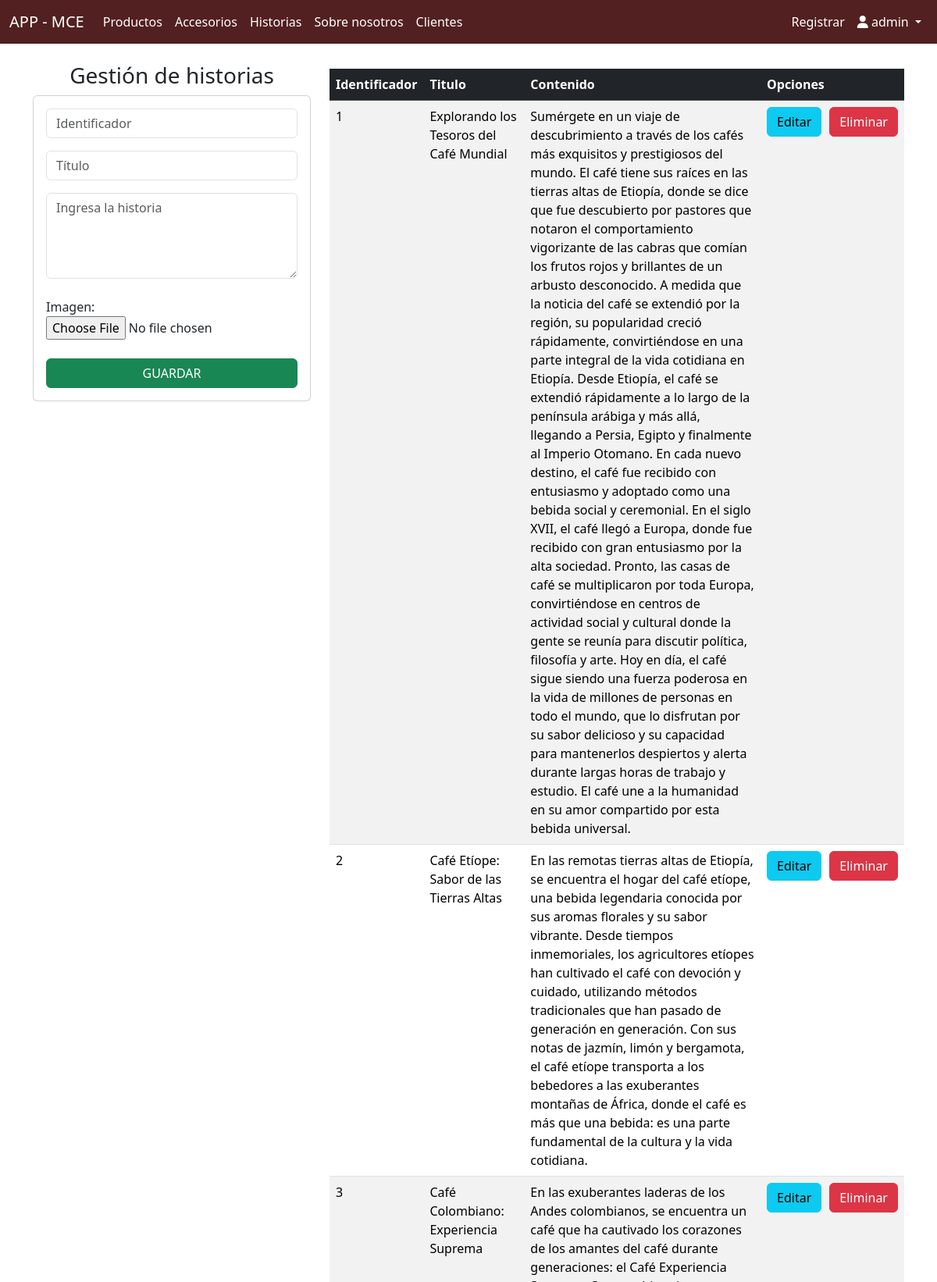
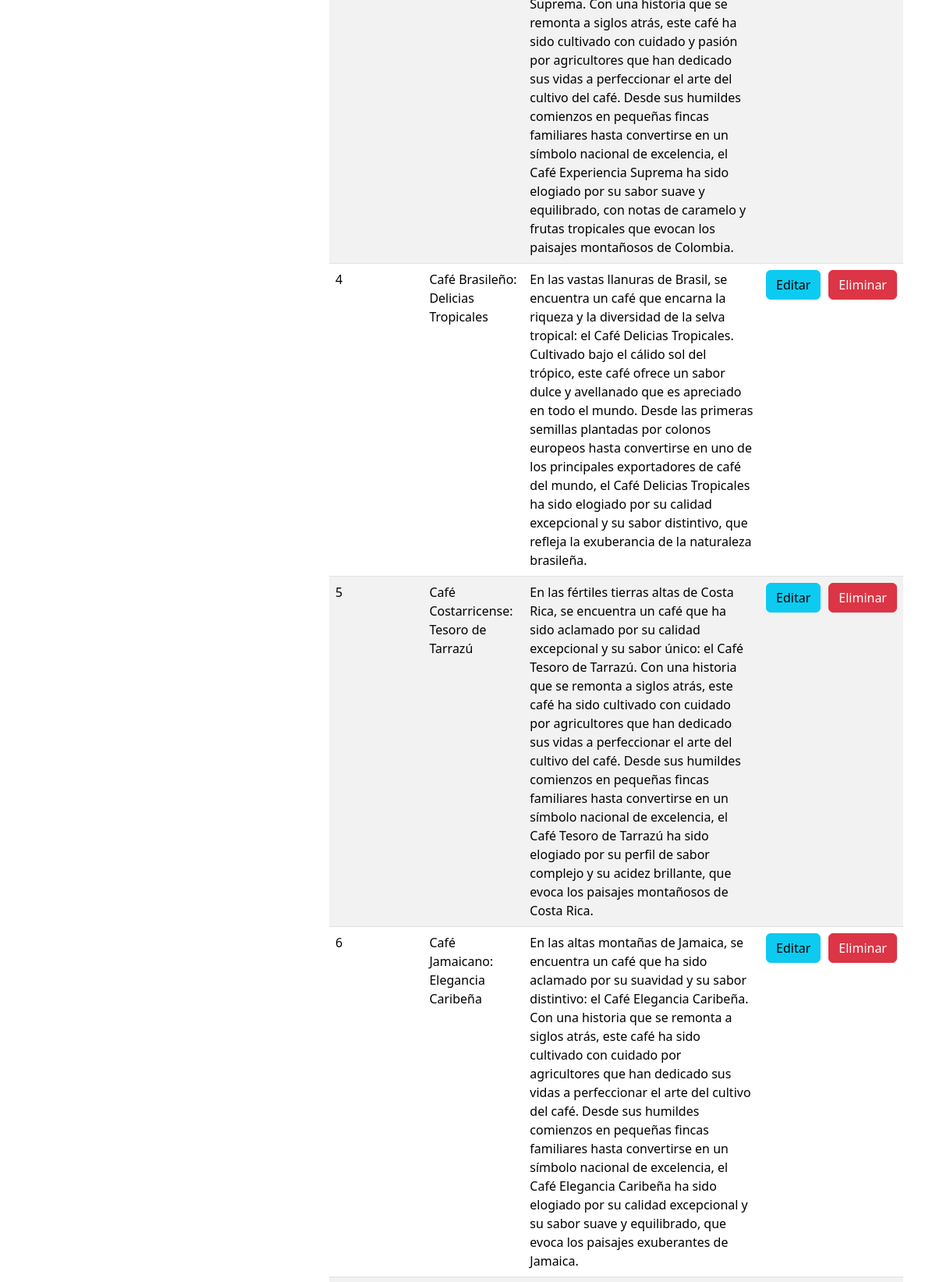
The app's page /administrativo/crudHistorias (signed in, upper part) with its own data (2 pictures, top to bottom).
### mce/models.py (models this page shows, shortened)
class Historia(models.Model):
    id_historia = models.AutoField(primary_key=True)
    titulo      = models.CharField(max_length=200)
    content     = models.TextField()
    imagen      = models.ImageField(upload_to='images/', null=True, blank=True)

### administrativo/views.py (the view)
# urls.py: path('crudHistorias', views.crudHistorias, name='crudHistorias'),
@login_required
def crudHistorias(request):
    historias = Historia.objects.all()
    context={'historias' : historias}
    return render(request, 'administrativo/crudHistorias.html', context)

### administrativo/templates/administrativo/crudHistorias.html (shortened to what this page needs)
{% extends 'administrativo/baseCrud.html' %}
{% block body%}
<div class="row">
    <div class="col-sm-12 col-md-6 col-lg-4 col-xl-4">
        <h3 class="text-center">Gestión de historias</h3>
        <div class="card">
            <div class="card-body">
                <form action="{% url 'agregarHistoria' %}" method="POST" enctype="multipart/form-data">
                    <div class="form-group mb-3">
                        <input type="text" id="identifier" name="identifier" class="form-control" placeholder="Identificador" maxlength="5" readonly>
                    </div>
                    <div class="form-group mb-3">
                        <input type="text" id="title" name="title" class="form-control" placeholder="Título"
                            maxlength="200" required>
                    </div>
                    <div class="form-group mb-4">
                        <textarea id="content" name="content" class="form-control" rows="4" placeholder="Ingresa la historia"></textarea>
                    </div>
                    <div class="form-group mb-4">
                        <label for="img">Imagen: </label>
                        <input type="file" id="img" name="img" class="form-control-file">
                    </div>
                    <div class="form-group">
                        <button type="submit" class="btn btn-success text-white btn-md w-100" onclick="showAlert()">GUARDAR</button>
                    </div>
                </form>
            </div>
        </div>
    </div>
    <div class="col-sm-12 col-md-6 col-lg-8 col-xl-8">
        <div class="table-responsive py-2">
            <table class="table table-striped">
                {% if historias %}
                <thead class="table-dark">
                    <tr>
                        <th>Identificador</th>
                        <th>Titulo</th>
                        <th>Contenido</th>
                        <th> Opciones</th>
                    </tr>
                </thead>
                <tbody>
                    {% for h in historias %}
                    <tr>
                        <td>{{ h.id_historia }}</td>
                        <td>{{ h.titulo }}</td>
                        <td>{{ h.content }}</td>
                        <td>
                            <div style="display: flex; gap: 10px;">
                                <a href="{% url 'edicionHistoria' h.id_historia %}" class="btn btn-info">Editar</a>
                                <a href="{% url 'eliminarHistoria' h.id_historia %}" class="btn btn-danger">Eliminar</a>
                            </div>
                        </td>
                    </tr>
                    {% endfor %}
                </tbody>
                {% endif %}
            </table>
        </div>
    </div>
</div>
{% endblock %}

### administrativo/templates/administrativo/baseCrud.html (shortened to what this page needs)
<!DOCTYPE html>
<html lang="en">
<head>
  <link rel="stylesheet" href="https://cdnjs.cloudflare.com/ajax/libs/font-awesome/6.0.0-beta3/css/all.min.css">
  <link href="https://cdn.jsdelivr.net/npm/bootstrap@5.3.3/dist/css/bootstrap.min.css" rel="stylesheet"
>
</head>
<body>
  <nav class="navbar navbar-expand-lg" style="background-color:  #522020;">
    <div class="container-fluid">
      <a class="navbar-brand text-white" href="{% url 'crud' %}">APP - MCE</a>
      <div class="collapse navbar-collapse" id="navbarNav">
        <ul class="navbar-nav me-auto mb-2 mb-lg-0">
          <li class="nav-item">
            <a class="nav-link active text-white" aria-current="page" href="{% url 'crudProductos' %}">Productos</a>
          </li>
          <li class="nav-item">
            <a class="nav-link text-white" href="{% url 'crudAccesorios' %}">Accesorios</a>
          </li>
          <li class="nav-item">
            <a class="nav-link text-white" href="{% url 'crudHistorias' %}">Historias</a>
          </li>
          <li class="nav-item">
            <a class="nav-link text-white" href="{% url 'crudNosotros' %}">Sobre nosotros</a>
          </li>
          <li class="nav-item">
            <a class="nav-link text-white" href="{% url 'crudClientes' %}">Clientes</a>
          </li>
        </ul>
        <ul class="navbar-nav ms-auto mb-2 mb-lg-0">
          <li class="nav-item">
            <a class="nav-link text-white" href="{% url 'registro' %}">Registrar</a>
          </li>
          <li class="nav-item dropdown">
            <a class="nav-link dropdown-toggle highlight-username text-white" href="#" id="navbarDropdown" role="button"
              data-bs-toggle="dropdown" aria-haspopup="true" aria-expanded="false">
              <i class="fas fa-user"></i> {{ user.username }}
            </a>
          </li>
        </ul>
      </div>
    </div>
  </nav>
  <div class="container py-4">
    {% block body %}
    {% endblock %}
  </div>
</body>
</html>

### records on screen
Historia: id_historia "1", titulo "Explorando los Tesoros del Café Mundial", content "Sumérgete en un viaje de descubrimiento a través de los cafés más exquisitos y prestigiosos del mundo. El café tiene sus raíces en las tierras altas de Etiopía, donde se dice que fue descubierto por pastores que notaron el comportamiento vigorizante de las cabras que comían los frutos rojos y brillantes de un arbusto desconocido. A medida que la noticia del café se extendió por la región, su popularidad creció rápidamente, convirtiéndose en una parte integral de la vida cotidiana en Etiopía. Desde Etiopía, el café se extendió rápidamente a lo largo de la península arábiga y más allá, llegando a Persia, Egipto y finalmente al Imperio Otomano. En cada nuevo destino, el café fue recibido con…"
Historia: id_historia "2", titulo "Café Etíope: Sabor de las Tierras Altas", content "En las remotas tierras altas de Etiopía, se encuentra el hogar del café etíope, una bebida legendaria conocida por sus aromas florales y su sabor vibrante. Desde tiempos inmemoriales, los agricultores etíopes han cultivado el café con devoción y cuidado, utilizando métodos tradicionales que han pasado de generación en generación. Con sus notas de jazmín, limón y bergamota, el café etíope transporta a los bebedores a las exuberantes montañas de África, donde el café es más que una bebida: es una parte fundamental de la cultura y la vida cotidiana."
Historia: id_historia "3", titulo "Café Colombiano: Experiencia Suprema", content "En las exuberantes laderas de los Andes colombianos, se encuentra un café que ha cautivado los corazones de los amantes del café durante generaciones: el Café Experiencia Suprema. Con una historia que se remonta a siglos atrás, este café ha sido cultivado con cuidado y pasión por agricultores que han dedicado sus vidas a perfeccionar el arte del cultivo del café. Desde sus humildes comienzos en pequeñas fincas familiares hasta convertirse en un símbolo nacional de excelencia, el Café Experiencia Suprema ha sido elogiado por su sabor suave y equilibrado, con notas de caramelo y frutas tropicales que evocan los paisajes montañosos de Colombia."
Historia: id_historia "4", titulo "Café Brasileño: Delicias Tropicales", content "En las vastas llanuras de Brasil, se encuentra un café que encarna la riqueza y la diversidad de la selva tropical: el Café Delicias Tropicales. Cultivado bajo el cálido sol del trópico, este café ofrece un sabor dulce y avellanado que es apreciado en todo el mundo. Desde las primeras semillas plantadas por colonos europeos hasta convertirse en uno de los principales exportadores de café del mundo, el Café Delicias Tropicales ha sido elogiado por su calidad excepcional y su sabor distintivo, que refleja la exuberancia de la naturaleza brasileña."
Historia: id_historia "5", titulo "Café Costarricense: Tesoro de Tarrazú", content "En las fértiles tierras altas de Costa Rica, se encuentra un café que ha sido aclamado por su calidad excepcional y su sabor único: el Café Tesoro de Tarrazú. Con una historia que se remonta a siglos atrás, este café ha sido cultivado con cuidado por agricultores que han dedicado sus vidas a perfeccionar el arte del cultivo del café. Desde sus humildes comienzos en pequeñas fincas familiares hasta convertirse en un símbolo nacional de excelencia, el Café Tesoro de Tarrazú ha sido elogiado por su perfil de sabor complejo y su acidez brillante, que evoca los paisajes montañosos de Costa Rica."
Historia: id_historia "6", titulo "Café Jamaicano: Elegancia Caribeña", content "En las altas montañas de Jamaica, se encuentra un café que ha sido aclamado por su suavidad y su sabor distintivo: el Café Elegancia Caribeña. Con una historia que se remonta a siglos atrás, este café ha sido cultivado con cuidado por agricultores que han dedicado sus vidas a perfeccionar el arte del cultivo del café. Desde sus humildes comienzos en pequeñas fincas familiares hasta convertirse en un símbolo nacional de excelencia, el Café Elegancia Caribeña ha sido elogiado por su calidad excepcional y su sabor suave y equilibrado, que evoca los paisajes exuberantes de Jamaica."

### other values on screen
{{ user.username }} "admin"
